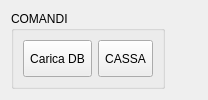
<?xml version="1.0" encoding="UTF-8"?>
<ui version="4.0">
 <class>ComandiBox</class>
 <widget class="QWidget" name="ComandiBox">
  <property name="geometry">
   <rect>
    <x>0</x>
    <y>0</y>
    <width>208</width>
    <height>100</height>
   </rect>
  </property>
  <property name="sizePolicy">
   <sizepolicy hsizetype="Preferred" vsizetype="Fixed">
    <horstretch>0</horstretch>
    <verstretch>0</verstretch>
   </sizepolicy>
  </property>
  <property name="minimumSize">
   <size>
    <width>0</width>
    <height>100</height>
   </size>
  </property>
  <property name="maximumSize">
   <size>
    <width>16777215</width>
    <height>100</height>
   </size>
  </property>
  <property name="windowTitle">
   <string>Form</string>
  </property>
  <layout class="QHBoxLayout" name="horizontalLayout">
   <item>
    <widget class="QGroupBox" name="groupBox">
     <property name="title">
      <string>COMANDI</string>
     </property>
     <layout class="QHBoxLayout" name="horizontalLayout_2">
      <item>
       <widget class="QToolButton" name="toolButton_2">
        <property name="sizePolicy">
         <sizepolicy hsizetype="Expanding" vsizetype="Expanding">
          <horstretch>0</horstretch>
          <verstretch>0</verstretch>
         </sizepolicy>
        </property>
        <property name="maximumSize">
         <size>
          <width>100</width>
          <height>100</height>
         </size>
        </property>
        <property name="text">
         <string>Carica DB</string>
        </property>
       </widget>
      </item>
      <item>
       <widget class="QToolButton" name="toolButton">
        <property name="sizePolicy">
         <sizepolicy hsizetype="Expanding" vsizetype="Expanding">
          <horstretch>0</horstretch>
          <verstretch>0</verstretch>
         </sizepolicy>
        </property>
        <property name="maximumSize">
         <size>
          <width>100</width>
          <height>100</height>
         </size>
        </property>
        <property name="text">
         <string>CASSA</string>
        </property>
       </widget>
      </item>
     </layout>
    </widget>
   </item>
   <item>
    <spacer name="horizontalSpacer">
     <property name="orientation">
      <enum>Qt::Horizontal</enum>
     </property>
     <property name="sizeHint" stdset="0">
      <size>
       <width>40</width>
       <height>20</height>
      </size>
     </property>
    </spacer>
   </item>
  </layout>
 </widget>
 <resources/>
 <connections/>
</ui>
